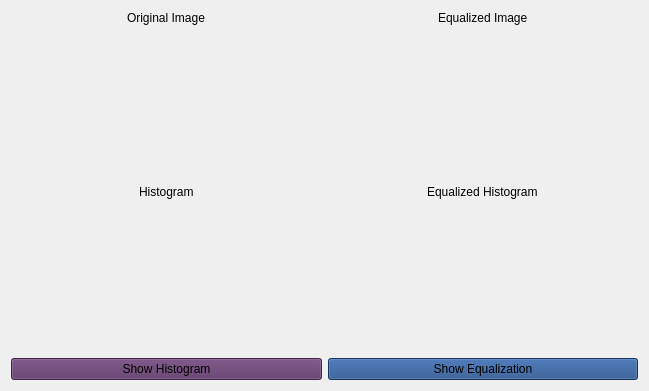
<?xml version="1.0" encoding="UTF-8"?>
<ui version="4.0">
 <class>Form</class>
 <widget class="QWidget" name="Form">
  <property name="geometry">
   <rect>
    <x>0</x>
    <y>0</y>
    <width>649</width>
    <height>391</height>
   </rect>
  </property>
  <property name="windowTitle">
   <string>Form</string>
  </property>
  <layout class="QVBoxLayout" name="verticalLayout">
   <item>
    <layout class="QVBoxLayout" name="equalizer_layout">
     <item>
      <layout class="QGridLayout" name="gridLayout">
       <item row="0" column="1">
        <layout class="QVBoxLayout" name="equalized_layout">
         <item alignment="Qt::AlignHCenter">
          <widget class="QLabel" name="label_2">
           <property name="styleSheet">
            <string notr="true">
font: 75 italic 12pt &quot;Ubuntu Condensed&quot;;
</string>
           </property>
           <property name="text">
            <string>Equalized Image</string>
           </property>
          </widget>
         </item>
         <item>
          <spacer name="verticalSpacer_2">
           <property name="orientation">
            <enum>Qt::Vertical</enum>
           </property>
           <property name="sizeHint" stdset="0">
            <size>
             <width>20</width>
             <height>40</height>
            </size>
           </property>
          </spacer>
         </item>
        </layout>
       </item>
       <item row="1" column="1">
        <layout class="QVBoxLayout" name="equalized_histogram_layout">
         <item alignment="Qt::AlignHCenter">
          <widget class="QLabel" name="label_4">
           <property name="styleSheet">
            <string notr="true">

font: 75 italic 12pt &quot;Ubuntu Condensed&quot;;</string>
           </property>
           <property name="text">
            <string>Equalized Histogram</string>
           </property>
          </widget>
         </item>
         <item>
          <spacer name="verticalSpacer_3">
           <property name="orientation">
            <enum>Qt::Vertical</enum>
           </property>
           <property name="sizeHint" stdset="0">
            <size>
             <width>20</width>
             <height>40</height>
            </size>
           </property>
          </spacer>
         </item>
        </layout>
       </item>
       <item row="0" column="0">
        <layout class="QVBoxLayout" name="image_layout">
         <item alignment="Qt::AlignHCenter">
          <widget class="QLabel" name="label">
           <property name="styleSheet">
            <string notr="true">font: 75 italic 12pt &quot;Ubuntu Condensed&quot;;
</string>
           </property>
           <property name="text">
            <string>Original Image</string>
           </property>
          </widget>
         </item>
         <item>
          <spacer name="spacer">
           <property name="orientation">
            <enum>Qt::Vertical</enum>
           </property>
           <property name="sizeHint" stdset="0">
            <size>
             <width>20</width>
             <height>40</height>
            </size>
           </property>
          </spacer>
         </item>
        </layout>
       </item>
       <item row="1" column="0">
        <layout class="QVBoxLayout" name="histogram_layout">
         <item alignment="Qt::AlignHCenter">
          <widget class="QLabel" name="label_3">
           <property name="styleSheet">
            <string notr="true">
font: 75 italic 12pt &quot;Ubuntu Condensed&quot;;</string>
           </property>
           <property name="text">
            <string>Histogram</string>
           </property>
          </widget>
         </item>
         <item>
          <spacer name="verticalSpacer_4">
           <property name="orientation">
            <enum>Qt::Vertical</enum>
           </property>
           <property name="sizeHint" stdset="0">
            <size>
             <width>20</width>
             <height>40</height>
            </size>
           </property>
          </spacer>
         </item>
        </layout>
       </item>
      </layout>
     </item>
     <item>
      <layout class="QHBoxLayout" name="horizontalLayout">
       <item>
        <widget class="QPushButton" name="histogram_btn">
         <property name="cursor">
          <cursorShape>PointingHandCursor</cursorShape>
         </property>
         <property name="styleSheet">
          <string notr="true">background-color: rgb(92, 53, 102);
</string>
         </property>
         <property name="text">
          <string>Show Histogram</string>
         </property>
        </widget>
       </item>
       <item>
        <widget class="QPushButton" name="equalizer_btn">
         <property name="maximumSize">
          <size>
           <width>16777215</width>
           <height>16777215</height>
          </size>
         </property>
         <property name="cursor">
          <cursorShape>PointingHandCursor</cursorShape>
         </property>
         <property name="styleSheet">
          <string notr="true">
background-color: rgb(32, 74, 135);</string>
         </property>
         <property name="text">
          <string>Show Equalization</string>
         </property>
        </widget>
       </item>
      </layout>
     </item>
    </layout>
   </item>
  </layout>
 </widget>
 <resources/>
 <connections/>
</ui>
